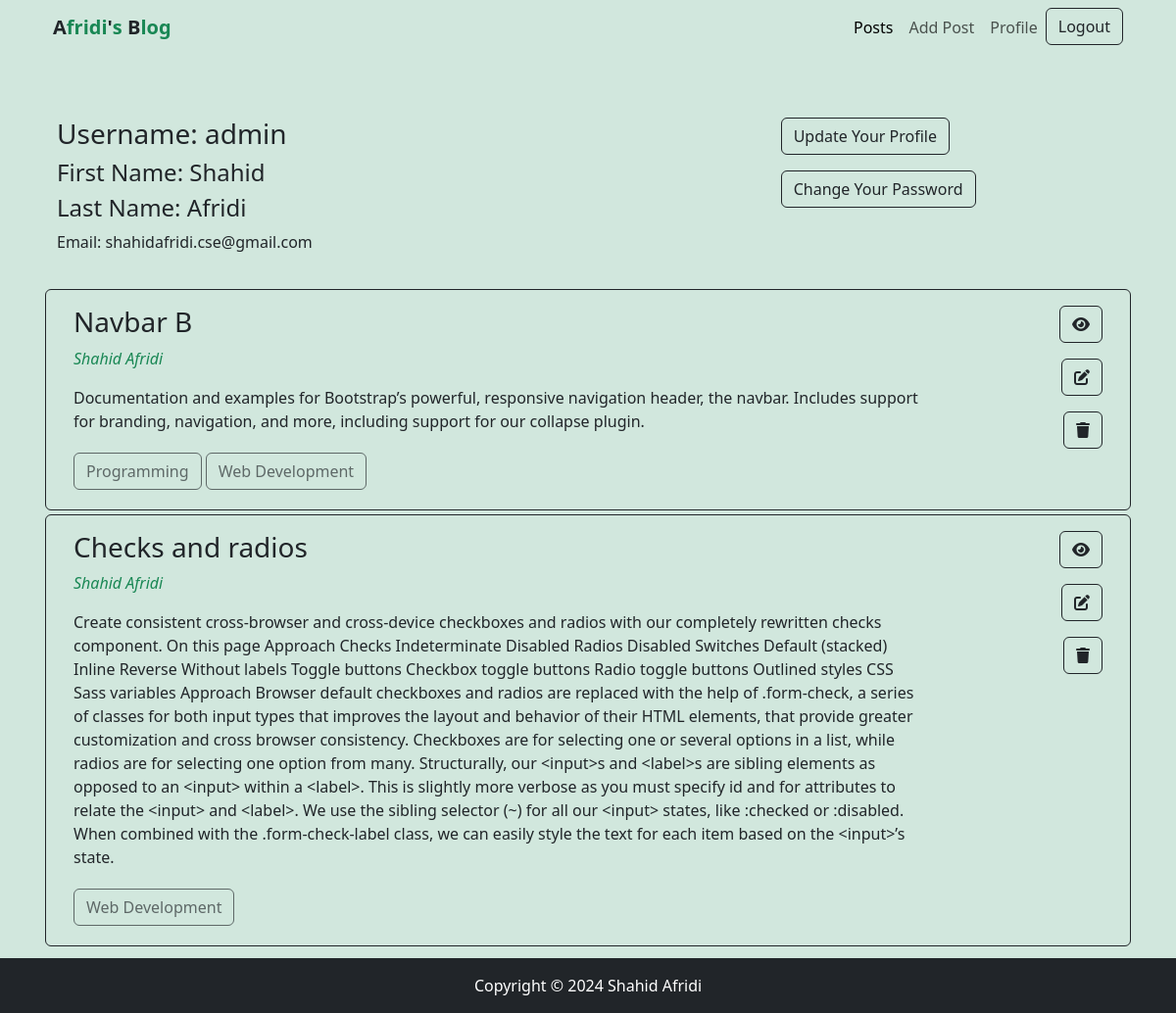
The app's page /authors/profile/ (signed in) with its own data.
### posts/models.py (models this page shows)
class Post(models.Model):
    title = models.CharField(max_length=255)
    content = models.TextField()
    category = models.ManyToManyField(Category)
    author = models.ForeignKey(User, on_delete=models.CASCADE)

### categories/models.py (models this page shows)
class Category(models.Model):
    name = models.CharField(max_length=100)
    slug = models.SlugField(max_length=100, unique=True, null=True, blank=True)
    def __str__(self) -> str:
        return self.name

### authors/views.py (the view)
# urls.py: path('profile/', views.userProfile, name='profile'),
@login_required(login_url='login')
def userProfile(request):
    posts = Post.objects.filter(author=request.user)
    context = {
        'posts' : posts
    }
    return render(request, 'authors/profile.html', context)

### authors/templates/authors/profile.html
{% extends "base.html" %}
{% block content %}
<div class="row mt-5 p-3">
    <div class="col-md-8">
        <h3>Username: {{request.user}}</h3>
        <h4>First Name: {{request.user.first_name}}</h4>
        <h4>Last Name: {{request.user.last_name}}</h4>
        <p>Email: {{request.user.email}}</p>
    </div>
    <div class="col-md-4">
        <p><a class="btn btn-outline-dark" href="{% url "update_profile" %}">Update Your Profile</a></p>
        <p><a class="btn btn-outline-dark" href="{% url "change_password" %}">Change Your Password</a></p>
    </div>
</div>
<div>
{% for post in posts %}
<div>
    <div class="p-3 border border-dark rounded m-1 row d-flex ">
        <div class="col-md-10">
            <h3 class="">{{post.title}}</h3>
            <p class=''><a class="text-decoration-none text-success fst-italic" href="{% url "profile" %}">{{post.author.first_name}} {{post.author.last_name}}</a></p>
            <P>{{post.content}}</P>
            <div>
                {% for c in post.category.all %}
                    <button class="btn btn-outline-dark my-1" disabled>{{c}}</button>
                {% endfor %}
            </div>
        </div>
        <div class="col-md-2 text-end">
                <p><a class="btn btn-outline-dark" href=""><i class="fa fa-eye"></i></a></p>
                <p><a class="btn btn-outline-dark" href="{% url "update_post" post.id %}"><i class="fa fa-edit"></i></a></p>
                <p><a class="btn btn-outline-dark" href="{% url "delete_post" post.id %}"><i class="fa fa-trash"></i></a></p>
        </div>
    </div>
</div>
{% endfor %}
</div>
{% endblock content %}

### templates/base.html (style rules this page uses)
html, body { height: 100%; margin: 0; }
body { display: flex; flex-direction: column; }

### records on screen
Post: title "Navbar B", author.first_name "Shahid", author.last_name "Afridi", content "Documentation and examples for Bootstrap’s powerful, responsive navigation header, the navbar. Includes support for branding, navigation, and more, including support for our collapse plugin."
Category: name "Programming"
Category: name "Web Development"
Post: title "Checks and radios", author.first_name "Shahid", author.last_name "Afridi", content "Create consistent cross-browser and cross-device checkboxes and radios with our completely rewritten checks component. On this page Approach Checks Indeterminate Disabled Radios Disabled Switches Default (stacked) Inline Reverse Without labels Toggle buttons Checkbox toggle buttons Radio toggle buttons Outlined styles CSS Sass variables Approach Browser default checkboxes and radios are replaced with the help of .form-check, a series of classes for both input types that improves the layout and behavior of their HTML elements, that provide greater customization and cross browser consistency. Checkboxes are for selecting one or several options in a list, while radios are for selecting one…"

### other values on screen
{{ request.user }} "admin"
{{ request.user.first_name }} "Shahid"
{{ request.user.last_name }} "Afridi"
{{ request.user.email }} "shahidafridi.cse@gmail.com"
